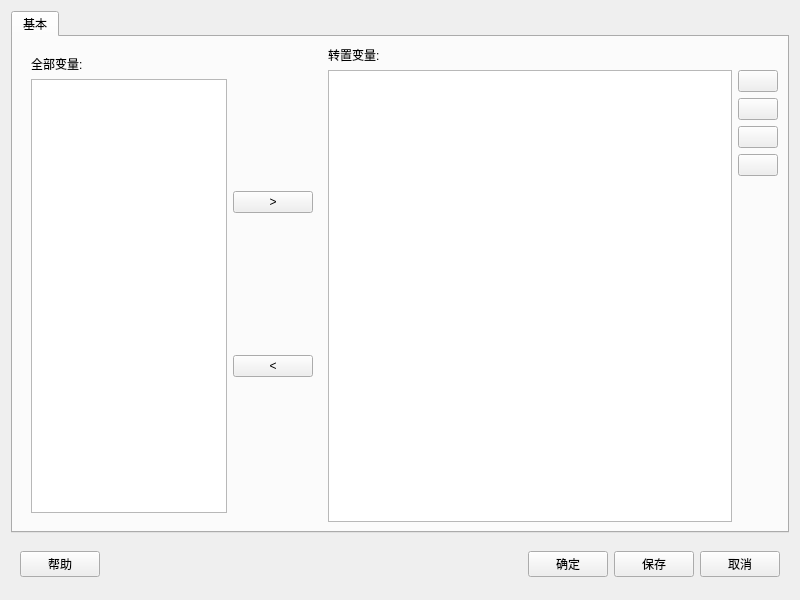
<?xml version="1.0" encoding="UTF-8"?>
<ui version="4.0">
 <class>Form</class>
 <widget class="QWidget" name="Form">
  <property name="geometry">
   <rect>
    <x>0</x>
    <y>0</y>
    <width>800</width>
    <height>600</height>
   </rect>
  </property>
  <property name="windowTitle">
   <string>数据-转置</string>
  </property>
  <layout class="QVBoxLayout" name="verticalLayout_3">
   <item>
    <widget class="QTabWidget" name="tabWidget">
     <property name="currentIndex">
      <number>0</number>
     </property>
     <widget class="QWidget" name="tab">
      <attribute name="title">
       <string>基本</string>
      </attribute>
      <layout class="QHBoxLayout" name="horizontalLayout_4">
       <item>
        <widget class="QWidget" name="widget_2" native="true">
         <property name="maximumSize">
          <size>
           <width>300</width>
           <height>16777215</height>
          </size>
         </property>
         <layout class="QHBoxLayout" name="horizontalLayout">
          <item>
           <layout class="QVBoxLayout" name="verticalLayout_2">
            <item>
             <widget class="QLabel" name="label_3">
              <property name="text">
               <string>全部变量:</string>
              </property>
             </widget>
            </item>
            <item>
             <widget class="QListWidget" name="listWidget_var"/>
            </item>
           </layout>
          </item>
          <item>
           <layout class="QVBoxLayout" name="verticalLayout_17">
            <item>
             <layout class="QVBoxLayout" name="verticalLayout_4">
              <item>
               <widget class="QPushButton" name="pushButton_add">
                <property name="text">
                 <string>&gt;</string>
                </property>
               </widget>
              </item>
             </layout>
            </item>
            <item>
             <layout class="QVBoxLayout" name="verticalLayout_16">
              <item>
               <widget class="QPushButton" name="pushButton_delete">
                <property name="text">
                 <string>&lt;</string>
                </property>
               </widget>
              </item>
             </layout>
            </item>
           </layout>
          </item>
         </layout>
        </widget>
       </item>
       <item>
        <layout class="QVBoxLayout" name="verticalLayout">
         <item>
          <widget class="QLabel" name="label">
           <property name="text">
            <string>转置变量:</string>
           </property>
          </widget>
         </item>
         <item>
          <layout class="QHBoxLayout" name="horizontalLayout_2">
           <item>
            <widget class="QListWidget" name="listWidget_selected"/>
           </item>
           <item>
            <layout class="QVBoxLayout" name="verticalLayout_6">
             <item>
              <widget class="QPushButton" name="pushButton_selected_add">
               <property name="maximumSize">
                <size>
                 <width>50</width>
                 <height>16777215</height>
                </size>
               </property>
               <property name="text">
                <string/>
               </property>
               <property name="icon">
                <iconset resource="../pyqtsource.qrc">
                 <normaloff>:/pyqt/source/images/add.svg</normaloff>:/pyqt/source/images/add.svg</iconset>
               </property>
              </widget>
             </item>
             <item>
              <widget class="QPushButton" name="pushButton_selected_up">
               <property name="maximumSize">
                <size>
                 <width>50</width>
                 <height>16777215</height>
                </size>
               </property>
               <property name="text">
                <string/>
               </property>
               <property name="icon">
                <iconset resource="../pyqtsource.qrc">
                 <normaloff>:/pyqt/source/images/up1.svg</normaloff>:/pyqt/source/images/up1.svg</iconset>
               </property>
              </widget>
             </item>
             <item>
              <widget class="QPushButton" name="pushButton_selected_down">
               <property name="maximumSize">
                <size>
                 <width>50</width>
                 <height>16777215</height>
                </size>
               </property>
               <property name="text">
                <string/>
               </property>
               <property name="icon">
                <iconset resource="../pyqtsource.qrc">
                 <normaloff>:/pyqt/source/images/down1.svg</normaloff>:/pyqt/source/images/down1.svg</iconset>
               </property>
              </widget>
             </item>
             <item>
              <widget class="QPushButton" name="pushButton_selected_del">
               <property name="maximumSize">
                <size>
                 <width>50</width>
                 <height>16777215</height>
                </size>
               </property>
               <property name="text">
                <string/>
               </property>
               <property name="icon">
                <iconset resource="../pyqtsource.qrc">
                 <normaloff>:/pyqt/source/images/lc_delete.png</normaloff>:/pyqt/source/images/lc_delete.png</iconset>
               </property>
              </widget>
             </item>
             <item>
              <spacer name="verticalSpacer">
               <property name="orientation">
                <enum>Qt::Vertical</enum>
               </property>
               <property name="sizeHint" stdset="0">
                <size>
                 <width>20</width>
                 <height>40</height>
                </size>
               </property>
              </spacer>
             </item>
            </layout>
           </item>
          </layout>
         </item>
        </layout>
       </item>
      </layout>
     </widget>
    </widget>
   </item>
   <item>
    <widget class="QWidget" name="widget_3" native="true">
     <property name="minimumSize">
      <size>
       <width>0</width>
       <height>50</height>
      </size>
     </property>
     <property name="maximumSize">
      <size>
       <width>16777215</width>
       <height>50</height>
      </size>
     </property>
     <layout class="QVBoxLayout" name="verticalLayout_5">
      <item>
       <layout class="QHBoxLayout" name="horizontalLayout_3">
        <item>
         <widget class="QPushButton" name="pushButton_help">
          <property name="text">
           <string>帮助</string>
          </property>
         </widget>
        </item>
        <item>
         <spacer name="horizontalSpacer">
          <property name="orientation">
           <enum>Qt::Horizontal</enum>
          </property>
          <property name="sizeHint" stdset="0">
           <size>
            <width>40</width>
            <height>20</height>
           </size>
          </property>
         </spacer>
        </item>
        <item>
         <widget class="QPushButton" name="pushButton_ok">
          <property name="text">
           <string>确定</string>
          </property>
         </widget>
        </item>
        <item>
         <widget class="QPushButton" name="pushButton_save">
          <property name="text">
           <string>保存</string>
          </property>
         </widget>
        </item>
        <item>
         <widget class="QPushButton" name="pushButton_cancel">
          <property name="text">
           <string>取消</string>
          </property>
         </widget>
        </item>
       </layout>
      </item>
     </layout>
    </widget>
   </item>
  </layout>
 </widget>
 <resources>
  <include location="../pyqtsource.qrc"/>
 </resources>
 <connections/>
</ui>
